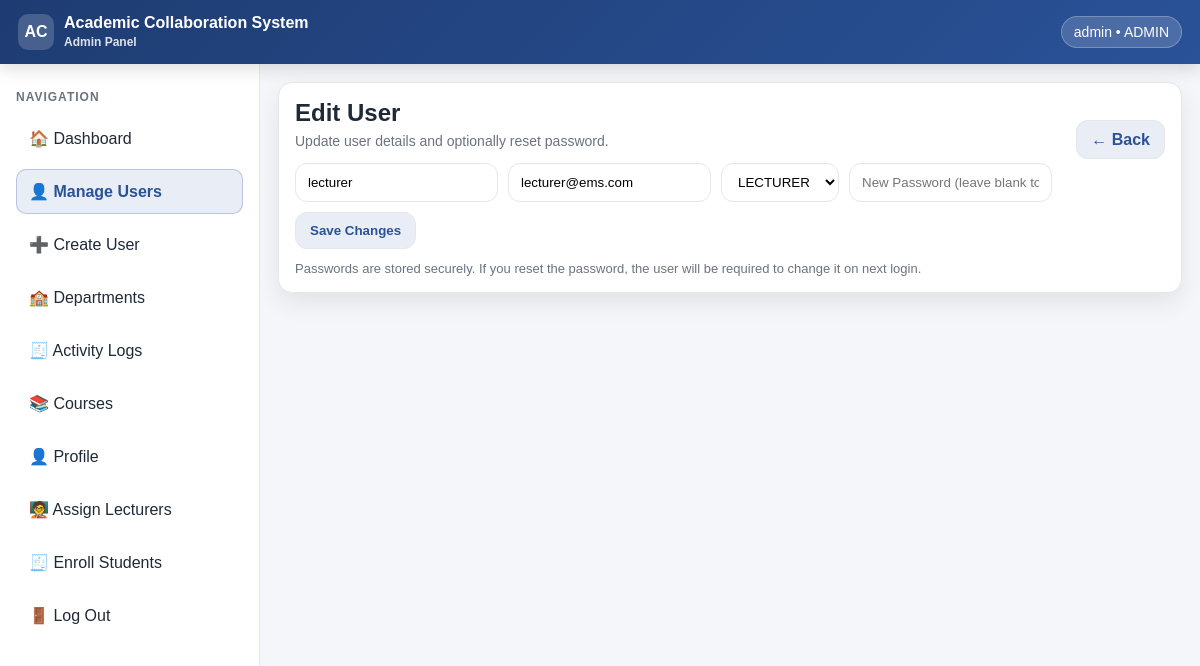
Screenshot of /admin/edit_user.php?id=3 (signed in) with the database file from the repository.
### tables this page shows
create table users(
    userID int(10) PRIMARY KEY AUTO_INCREMENT,
    full_name varchar(50) NOT NULL,
    admission_no VARCHAR(30) NULL,
    staff_no VARCHAR(20) NULL,
    email varchar(255) NOT NULL,
    password varchar(255) NOT NULL,
    role ENUM('ADMIN', 'LECTURER', 'STUDENT') NOT NULL,
    must_change_password TINYINT(1) NOT NULL DEFAULT 1,
    created_at TIMESTAMP DEFAULT CURRENT_TIMESTAMP
);

### admin/edit_user.php (the view, shortened to what this page needs)
<?php
require_once __DIR__ . "/../config/db.php";
$base = "/education%20system";
$id = (int)($_GET["id"] ?? 0);
$loggedInId = (int)($_SESSION["user"]["user_id"] ?? 0);
$isSelf = ($id === $loggedInId);
$stmt = $pdo->prepare("SELECT userID, full_name, email, role FROM users WHERE userID = ? LIMIT 1");
$stmt->execute([$id]);
$user = $stmt->fetch();
?>
<!doctype html>
<html lang="en">
<head>
  <link rel="stylesheet" href="<?= $base ?>/assets/css/manage_users.css">
</head>
<body>
<div class="topbar">
  <div class="brand">
    <div class="brand-badge">AC</div>
    <div>Academic Collaboration System<br><span style="font-size:12px;opacity:.85;">Admin Panel</span></div>
  </div>
  <div class="user">
    <div class="pill"><?= htmlspecialchars($_SESSION["user"]["full_name"]) ?> • ADMIN</div>
  </div>
</div>
<div class="layout">
  <aside class="sidebar">
    <h4>Navigation</h4>
    <ul class="nav">
      <li><a href="<?= $base ?>/admin/dashboard.php">🏠 Dashboard</a></li>
        <li><a class="active" href="<?= $base ?>/admin/manage_users.php">👤 Manage Users</a></li>
        <li><a href="<?= $base ?>/admin/create_user.php">➕ Create User</a></li>
        <li><a href="<?= $base ?>/admin/manage_departments.php">🏫 Departments</a></li>
        <li><a href="<?= $base ?>/admin/activity_logs.php">🧾 Activity Logs</a></li>
        <li><a href="<?= $base ?>/admin/manage_courses.php">📚 Courses</a></li>
        <li><a href="<?= $base ?>/admin/profile.php">👤 Profile</a></li>
        <li><a href="<?= $base ?>/admin/assign_lecturers.php">🧑‍🏫 Assign Lecturers</a></li>
        <li><a href="<?= $base ?>/admin/enroll_students.php">🧾 Enroll Students</a></li>
        <li><a href="<?= $base ?>/auth/logout.php">🚪 Log Out</a></li>
    </ul>
  </aside>
  <main class="content">
    <div class="card">
      <div class="header">
        <div>
          <h2>Edit User</h2>
          <p>Update user details and optionally reset password.</p>
        </div>
        <div>
          <a class="btn" href="<?= $base ?>/admin/manage_users.php">← Back</a>
        </div>
      </div>
      <form method="post" class="filters" style="margin-top:12px;">
        <input type="text" name="full_name" placeholder="Full Name" required
               value="<?= htmlspecialchars((string)$user["full_name"]) ?>">
        <input type="email" name="email" placeholder="Email" required
               value="<?= htmlspecialchars((string)$user["email"]) ?>">
        <select name="role" required <?= $isSelf ? "disabled" : "" ?>>
          <option value="LECTURER" <?= $user["role"]==="LECTURER" ? "selected" : "" ?>>LECTURER</option>
        </select>
        <input type="password" name="new_password" placeholder="New Password (leave blank to keep current)">
        <button class="btn" type="submit">Save Changes</button>
      </form>
      <div style="margin-top:12px;color:#6b7280;font-size:13px;">
        Passwords are stored securely. If you reset the password, the user will be required to change it on next login.
      </div>
    </div>
  </main>
</div>
</body>
</html>

### assets/css/manage_users.css (style rules this page uses)
:root { --bg:#f4f6f9; --card:#ffffff; --text:#1f2937; --muted:#6b7280; --primary:#1e3c72; --primary2:#2a5298; --border:#e5e7eb; --shadow:0 10px 25px rgba(0,0,0,0.08); --radius:14px; }
* { box-sizing:border-box; font-family: Arial, sans-serif; }
body { margin:0; background:var(--bg); color:var(--text); }
.topbar { height:64px; background:linear-gradient(135deg,var(--primary),var(--primary2)); color:white; display:flex; align-items:center; justify-content:space-between; padding:0 18px; position:sticky; top:0; z-index:10; box-shadow:0 6px 15px rgba(0,0,0,0.12); }
.brand { display:flex; gap:10px; align-items:center; font-weight:700; }
.brand-badge { width:36px;height:36px;border-radius:10px; background:rgba(255,255,255,0.18); display:grid;place-items:center;font-weight:800; }
.user .pill { padding:7px 12px; background:rgba(255,255,255,0.16); border:1px solid rgba(255,255,255,0.25); border-radius:999px; font-size:14px; }
.layout { display:grid; grid-template-columns:260px 1fr; min-height:calc(100vh - 64px); }
.sidebar { background:#fff; border-right:1px solid var(--border); padding:16px; }
.sidebar h4 { margin:10px 0 12px; color:var(--muted); font-size:12px; letter-spacing:1px; text-transform:uppercase; }
.nav { list-style:none; padding:0; margin:0; }
.nav a { display:flex; align-items:center; gap:10px; padding:12px 12px; margin-bottom:8px; border-radius:10px; text-decoration:none; color:var(--text); border:1px solid transparent; }
.nav a.active { background:rgba(42,82,152,0.10); border:1px solid rgba(42,82,152,0.25); color:var(--primary2); font-weight:700; }
.content { padding:18px; }
.card { background:var(--card); border:1px solid var(--border); border-radius:var(--radius); padding:16px; box-shadow:var(--shadow); }
.header { display:flex; justify-content:space-between; align-items:flex-end; gap:14px; margin-bottom:14px; }
.header h2 { margin:0; }
.header p { margin:6px 0 0; color:var(--muted); font-size:14px; }
.filters { display:flex; flex-wrap:wrap; gap:10px; margin-top:12px; }
.filters input, .filters select { padding:10px 12px; border:1px solid var(--border); border-radius:12px; outline:none; background:#fff; }
.btn { padding:10px 14px; border-radius:12px; border:1px solid var(--border); background:rgba(42,82,152,0.10); color:var(--primary2); font-weight:700; cursor:pointer; text-decoration: none; }

### rows the page displays
users: full_name "lecturer", email "lecturer@ems.com", role "LECTURER"

### other values shown
$_SESSION["user"]["full_name"] "admin"
